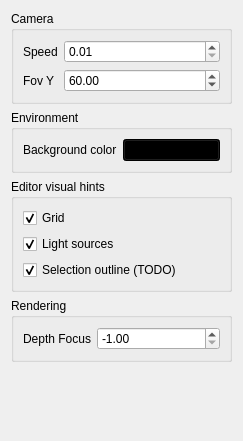
<?xml version="1.0" encoding="UTF-8"?>
<ui version="4.0">
 <class>MiscSettingsWidget</class>
 <widget class="QWidget" name="MiscSettingsWidget">
  <property name="geometry">
   <rect>
    <x>0</x>
    <y>0</y>
    <width>243</width>
    <height>441</height>
   </rect>
  </property>
  <property name="windowTitle">
   <string>Form</string>
  </property>
  <layout class="QVBoxLayout" name="verticalLayout">
   <item>
    <widget class="QGroupBox" name="groupBox">
     <property name="title">
      <string>Camera</string>
     </property>
     <layout class="QFormLayout" name="formLayout">
      <item row="0" column="0">
       <widget class="QLabel" name="label">
        <property name="text">
         <string>Speed</string>
        </property>
       </widget>
      </item>
      <item row="0" column="1">
       <widget class="QDoubleSpinBox" name="spinCameraSpeed">
        <property name="minimum">
         <double>0.010000000000000</double>
        </property>
        <property name="singleStep">
         <double>0.100000000000000</double>
        </property>
       </widget>
      </item>
      <item row="1" column="0">
       <widget class="QLabel" name="label_2">
        <property name="text">
         <string>Fov Y</string>
        </property>
       </widget>
      </item>
      <item row="1" column="1">
       <widget class="QDoubleSpinBox" name="spinFovY">
        <property name="minimum">
         <double>1.000000000000000</double>
        </property>
        <property name="value">
         <double>60.000000000000000</double>
        </property>
       </widget>
      </item>
     </layout>
    </widget>
   </item>
   <item>
    <widget class="QGroupBox" name="groupBox_2">
     <property name="title">
      <string>Environment</string>
     </property>
     <layout class="QFormLayout" name="formLayout_2">
      <item row="0" column="1">
       <widget class="QPushButton" name="buttonBackgroundColor">
        <property name="styleSheet">
         <string notr="true">background-color: rgb(0,0,0);</string>
        </property>
        <property name="text">
         <string/>
        </property>
       </widget>
      </item>
      <item row="0" column="0">
       <widget class="QLabel" name="label_4">
        <property name="text">
         <string>Background color</string>
        </property>
       </widget>
      </item>
     </layout>
    </widget>
   </item>
   <item>
    <widget class="QGroupBox" name="groupBox_3">
     <property name="title">
      <string>Editor visual hints</string>
     </property>
     <layout class="QVBoxLayout" name="verticalLayout_3">
      <item>
       <widget class="QCheckBox" name="checkBoxGrid">
        <property name="text">
         <string>Grid </string>
        </property>
        <property name="checked">
         <bool>true</bool>
        </property>
       </widget>
      </item>
      <item>
       <widget class="QCheckBox" name="checkBoxLightSources">
        <property name="text">
         <string>Light sources</string>
        </property>
        <property name="checked">
         <bool>true</bool>
        </property>
       </widget>
      </item>
      <item>
       <widget class="QCheckBox" name="checkBoxSelectionOutline">
        <property name="text">
         <string>Selection outline (TODO)</string>
        </property>
        <property name="checked">
         <bool>true</bool>
        </property>
       </widget>
      </item>
     </layout>
    </widget>
   </item>
   <item>
    <widget class="QGroupBox" name="groupBox_4">
     <property name="title">
      <string>Rendering</string>
     </property>
     <layout class="QFormLayout" name="formLayout_3">
      <item row="0" column="0">
       <widget class="QLabel" name="label_3">
        <property name="text">
         <string>Depth Focus</string>
        </property>
       </widget>
      </item>
      <item row="0" column="1">
       <widget class="QDoubleSpinBox" name="depthFocus">
        <property name="minimum">
         <double>-1.000000000000000</double>
        </property>
        <property name="value">
         <double>-1.000000000000000</double>
        </property>
       </widget>
      </item>
     </layout>
    </widget>
   </item>
   <item>
    <spacer name="verticalSpacer">
     <property name="orientation">
      <enum>Qt::Vertical</enum>
     </property>
     <property name="sizeHint" stdset="0">
      <size>
       <width>20</width>
       <height>40</height>
      </size>
     </property>
    </spacer>
   </item>
  </layout>
 </widget>
 <resources/>
 <connections/>
</ui>
